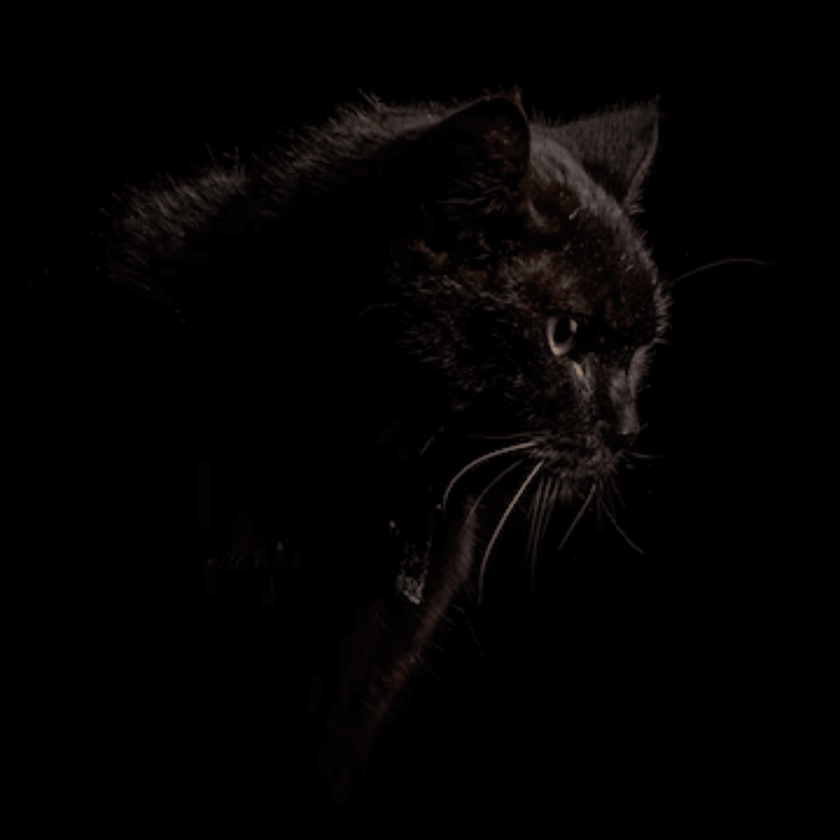
#> input picture adversarial_generators/decoy_images/3200_decoy_cat.png, 840 x 840 px, shrunk from 3200 x 3200 before the run
$ python bilinear_gen_payload.py --decoy decoy_images/3200_decoy_cat.png --target decoy_images/4368_boat_decoy.png
#> lines starting #> are read from the running program, lines starting #| are printed output that depends on the picture; after the words box and inside, x2 and y2 are one past the last pixel; in counts of white or black regions, pixels touching at a corner belong together
#> in main, decoy_bgr is the input picture: shape (840, 840, 3); mean B, G, R 2.3, 2.6, 4.4
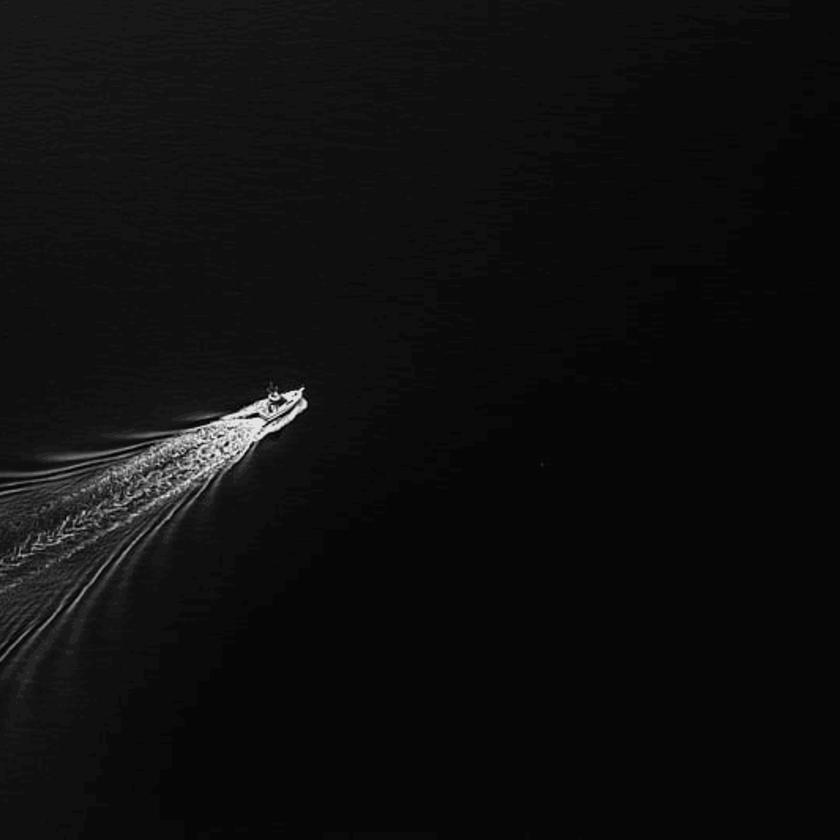
#> input picture adversarial_generators/decoy_images/4368_boat_decoy.png, 840 x 840 px, shrunk from 4368 x 4368 before the run
#> in main, target_bgr is the input picture: shape (840, 840, 3); min 0, max 237, mean 14.2
from __future__ import annotations

import argparse
import sys
from math import log10

import cv2
import numpy as np
import numpy.typing as npt

ImageF32 = npt.NDArray[np.float32]
VecF32 = npt.NDArray[np.float32]


def srgb2lin(x: ImageF32) -> ImageF32:
    x = x / 255.0
    y = np.where(x <= 0.04045, x / 12.92, ((x + 0.055) / 1.055) ** 2.4)
#> in srgb2lin (call 2), `y = np.where(x <= 0.04045, x / 12.92, ((x + 0.055) / 1.055) ** 2.4)`:
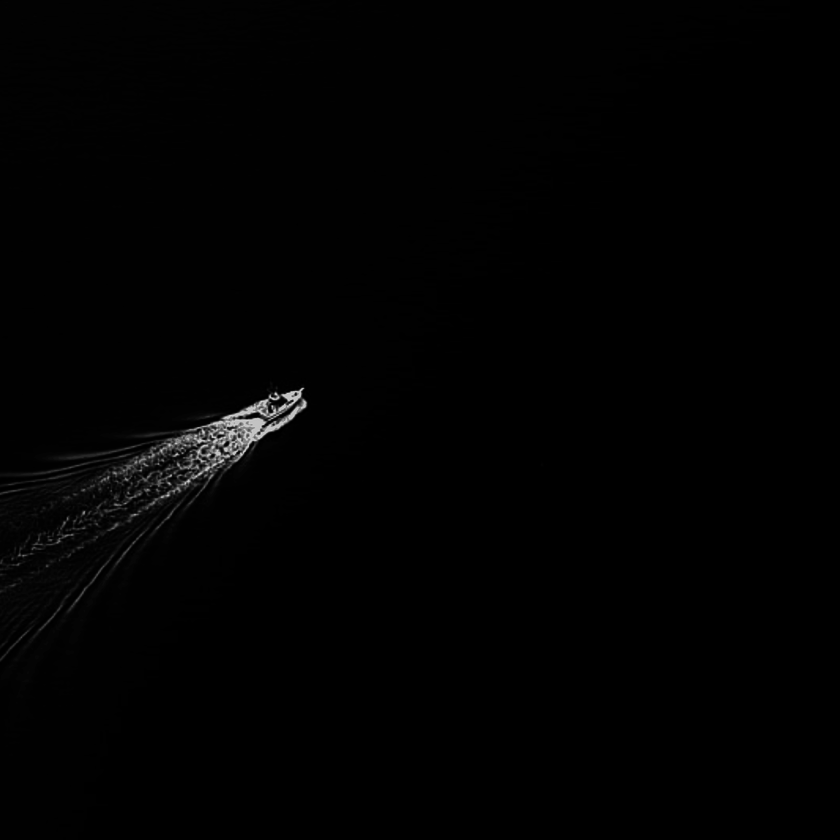
#> y: shape (840, 840, 3) float32; min 0, max 0.847, mean 0.00891
    return y.astype(np.float32)


def lin2srgb(y: ImageF32) -> ImageF32:
    y_safe = np.clip(y, 0.0, None)
    x = np.where(y_safe <= 0.0031308, 12.92 * y_safe, 1.055 * np.power(y_safe, 1 / 2.4) - 0.055)
    return (x * 255.0).clip(0, 255).astype(np.float32)


def bilinear_kernel(x: npt.NDArray[np.floating]) -> npt.NDArray[np.floating]:
    """Linear (triangle) kernel for bilinear interpolation"""
    ax = np.abs(x)
    return np.where(ax <= 1, 1 - ax, 0.0)


def weight_vector_bilinear(scale: int = 4) -> VecF32:
    """
    Compute bilinear weights for a 2x2 region when downsampling by `scale`.
    For scale=4, OpenCV's bilinear uses only the 2x2 pixels at the center.
    """
#> called with scale = 4
    # For bilinear with scale=4, we sample at position (1.5, 1.5) in the 4x4 block
    # This gives us a 2x2 kernel centered around that point
    weights = np.zeros((scale, scale), dtype=np.float32)

    # The sample point in the source image for pixel (i,j) in destination
    # is at (i*scale + (scale-1)/2, j*scale + (scale-1)/2)
    # For scale=4, this is (1.5, 1.5) relative to the top-left of the 4x4 block

    center = (scale - 1) / 2.0  # 1.5 for scale=4

    for y in range(scale):
        for x in range(scale):
            # Distance from sampling point to pixel center
            dy = abs(y - center)
            dx = abs(x - center)

            # Bilinear weight is product of 1D linear weights
            if dy < 1.0 and dx < 1.0:
                weights[y, x] = (1.0 - dy) * (1.0 - dx)

    # Normalize weights to sum to 1
    weights = weights / weights.sum()
    return weights.astype(np.float32).reshape(-1)


# ---------- luma helpers ----------


def luma_linear(img: ImageF32) -> npt.NDArray[np.float32]:
    """
    Rec.709 luma in linear-light: Y = 0.2126 R + 0.7152 G + 0.0722 B
    Returns (H, W) float32.
    """
    return (0.2126 * img[..., 0] + 0.7152 * img[..., 1] + 0.0722 * img[..., 2]).astype(np.float32)
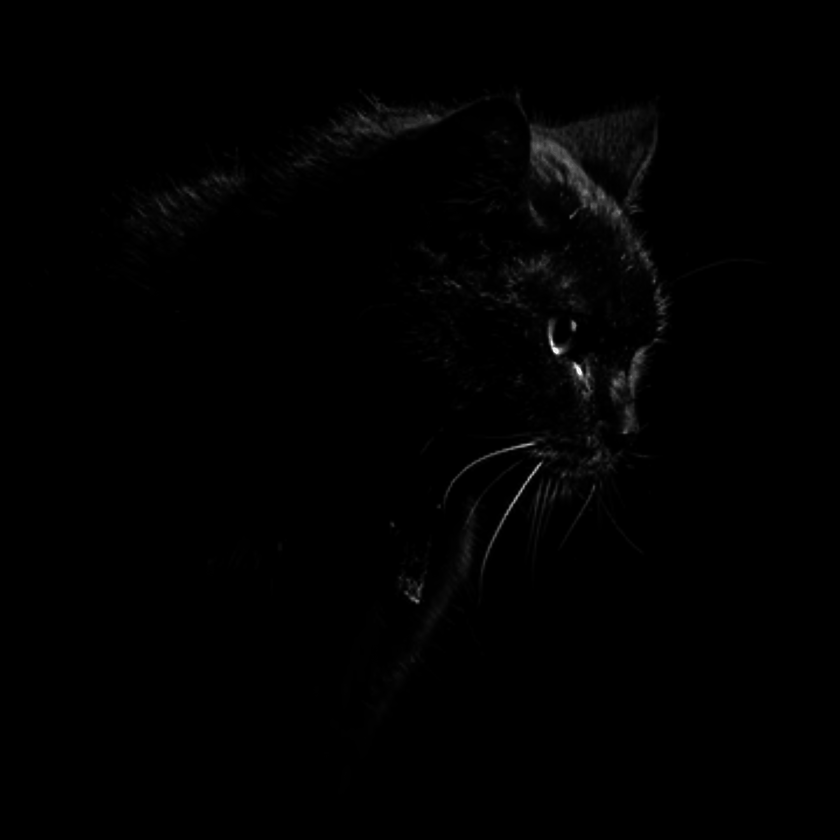
#> returned value: shape (840, 840) float32; min 0, max 0.243, mean 0.00147; drawn with min black and max white


def bottom_luma_mask(img: ImageF32, frac: float = 0.3) -> npt.NDArray[np.bool_]:
    """
    Boolean mask where luma is within the bottom `frac` of the image's observed luma range.
    Uses linear-light luma.
    """
    Y = luma_linear(img)
    y_min = float(Y.min())
#> y_min = 0
    y_max = float(Y.max())
#> y_max = 0.243
    thresh = y_min + frac * (y_max - y_min)
#> thresh = 0.0729
    return thresh >= Y
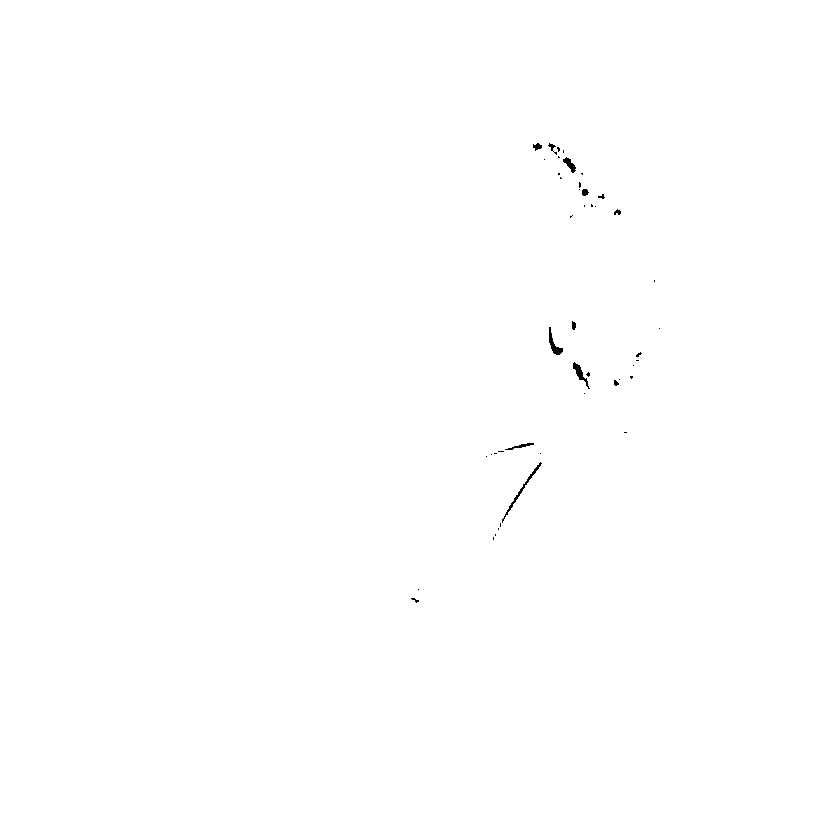
#> returned value: shape (840, 840) bool; 99.9% white; 46 black regions (35 under 20 px), largest, box (x1, y1, x2, y2) and area: (502, 462, 542, 523) 168, (549, 327, 563, 355) 138, (573, 362, 590, 389) 127


def embed_bilinear(
    decoy: ImageF32,
    target: ImageF32,
    lam: float = 0.25,
    eps: float = 0.0,
    gamma_target: float = 1.0,
    dark_frac: float = 0.3,
) -> ImageF32:
    """
    Adjust a high-res decoy so bilinear 4:1 downscale matches `target`,
    but only modify pixels whose luma lies in the bottom `dark_frac` of the
    image's observed luma range (computed on the original decoy, in linear-light).
    """
    s = 4
    w_full: VecF32 = weight_vector_bilinear(s)

    # Precompute where edits are allowed based on original decoy luma
    editable_mask = bottom_luma_mask(decoy, frac=dark_frac)

    adv = decoy.copy()
    tgt = (target**gamma_target).astype(np.float32)

    H_t, W_t, _ = tgt.shape
#> H_t = 840; W_t = 840
    for j in range(H_t):
        for i in range(W_t):
            y0, x0 = j * s, i * s
            blk = adv[y0 : y0 + s, x0 : x0 + s]
            blk_mask = editable_mask[y0 : y0 + s, x0 : x0 + s]

            # Flatten once for convenience
            mask_flat = blk_mask.reshape(-1)
            idx = np.flatnonzero(mask_flat)
            if idx.size == 0:
                continue  # nothing editable in this block

            # Process only red channel to get red background with black text
            for c in (0,):  # Only modify red channel (channel 0)
                y_cur = float((w_full * blk[..., c].reshape(-1)).sum())
                diff = float(tgt[j, i, c] - y_cur)

                # Restrict solver to the editable subset
                w_sub = w_full[idx]
                M = float(w_sub.size)

                # Recompute solver terms for the subset
                sum_w_sub = float(w_sub.sum())
                w_norm2_sub = float(w_sub @ w_sub)

                # Denominator for the least-squares-with-mean term (subset version)
                denom = (M * w_norm2_sub + lam**2) - (sum_w_sub**2)
                if abs(denom) < 1e-12:
                    continue  # ill-conditioned; skip this block

                delta_sub = diff * (M * w_sub - lam * sum_w_sub) / denom

                # Optional null-space dither within the subset (only if enough DOF)
                if eps > 0.0 and w_sub.size >= 3:
                    C_sub = np.vstack([w_sub, np.ones_like(w_sub, dtype=np.float32)])
                    _, _, Vh_sub = np.linalg.svd(C_sub, full_matrices=True)
                    B_sub = Vh_sub[2:].astype(np.float32)
                    if B_sub.size > 0:
                        delta_sub = delta_sub + eps * (
                            B_sub.T @ np.random.randn(B_sub.shape[0])
                        ).astype(np.float32)

                # Scatter the subset update back into the 4x4 block
                delta_vec = np.zeros_like(w_full, dtype=np.float32)
                delta_vec[idx] = delta_sub.astype(np.float32)
                blk[..., c] = blk[..., c] + delta_vec.reshape(s, s)

            adv[y0 : y0 + s, x0 : x0 + s] = blk
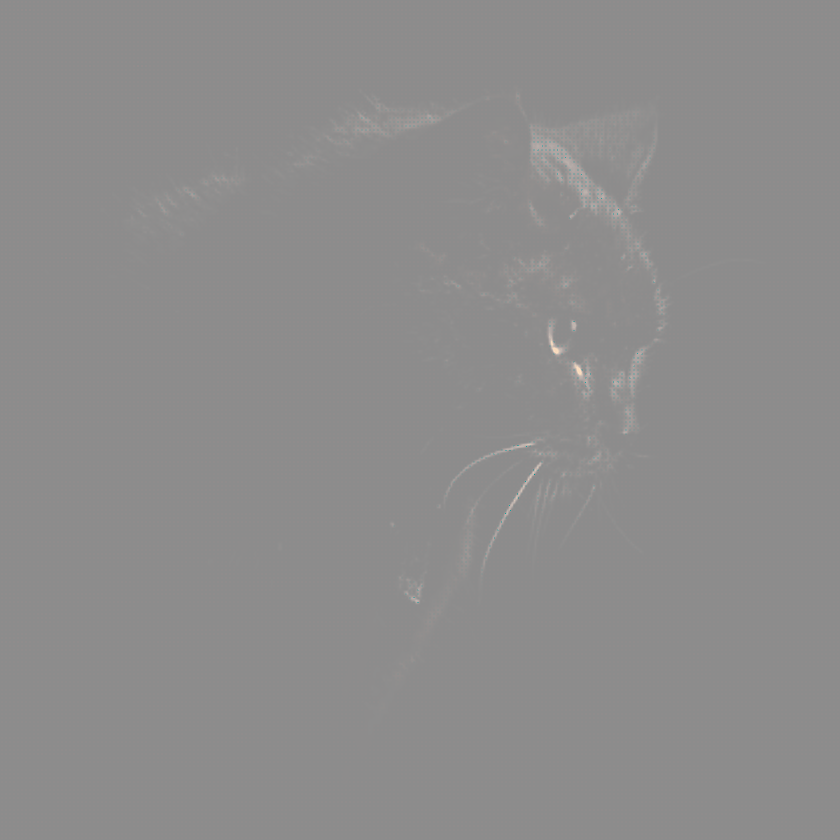
#> adv: shape (840, 840, 3) float32; mean R, G, B 0.00349, 0.00129, 0.00111; drawn with min black and max white

    return adv.astype(np.float32)


def mse_psnr(a: ImageF32, b: ImageF32) -> tuple[float, float]:
    mse = float(np.mean((a - b) ** 2))
    psnr = float("inf") if mse == 0 else 10.0 * log10(1.0 / mse)
    return mse, psnr


def main() -> None:
    ap = argparse.ArgumentParser(formatter_class=argparse.ArgumentDefaultsHelpFormatter)
    ap.add_argument("--decoy", required=True, help="decoy image (PNG/JPEG)")
    ap.add_argument("--target", required=True, help="target image (PNG/JPEG)")
    ap.add_argument("--lam", type=float, default=0.25, help="mean-preservation weight")
    ap.add_argument("--eps", type=float, default=0.0, help="null-space dither")
    ap.add_argument("--gamma", type=float, default=1.0, help="target gamma pre-emphasis")
    ap.add_argument(
        "--dark-frac",
        type=float,
        default=0.3,
        help="fraction of luma range considered embeddable (bottom part)",
    )
    ap.add_argument(
        "--anti-alias",
        action="store_true",
        help="use anti-aliased bilinear (INTER_LINEAR) instead of INTER_LINEAR_EXACT",
    )
    args = ap.parse_args()

    # Load images using OpenCV (loads as BGR)
    decoy_bgr = cv2.imread(args.decoy, cv2.IMREAD_COLOR)
    if decoy_bgr is None:
        print(f"Error: Failed to read decoy image: {args.decoy}", file=sys.stderr)
        sys.exit(1)
    decoy_bgr = decoy_bgr.astype(np.float32)

    target_bgr = cv2.imread(args.target, cv2.IMREAD_COLOR)
    if target_bgr is None:
        print(f"Error: Failed to read target image: {args.target}", file=sys.stderr)
        sys.exit(1)
    target_bgr = target_bgr.astype(np.float32)

    # Convert BGR to RGB (astype ensures type checker knows these are float32)
    decoy_srgb = cv2.cvtColor(decoy_bgr, cv2.COLOR_BGR2RGB).astype(np.float32)
    target_srgb = cv2.cvtColor(target_bgr, cv2.COLOR_BGR2RGB).astype(np.float32)

    # Convert to linear space
    decoy_lin = srgb2lin(decoy_srgb)
    target_lin = srgb2lin(target_srgb)

    adv_lin = embed_bilinear(
        decoy_lin,
        target_lin,
        lam=args.lam,
        eps=args.eps,
        gamma_target=args.gamma,
        dark_frac=args.dark_frac,
    )

    # Convert back to sRGB
    adv_srgb = lin2srgb(adv_lin).round().astype(np.uint8)

    # Convert RGB to BGR for OpenCV saving
    adv_bgr = cv2.cvtColor(adv_srgb, cv2.COLOR_RGB2BGR)

    # Save the image
    name_stub = f"adv_bilinear_{args.lam:g}_{args.eps:g}_{args.gamma:g}"
    cv2.imwrite(f"{name_stub}.png", adv_bgr)
    print(f"[OK] saved {name_stub}.png")

    # Choose interpolation method based on anti-alias flag
    interp_method = cv2.INTER_LINEAR if args.anti_alias else cv2.INTER_LINEAR_EXACT
    interp_name = "INTER_LINEAR" if args.anti_alias else "INTER_LINEAR_EXACT"

    # Downsample using OpenCV bilinear for verification
    downsampled_bgr = cv2.resize(
        adv_bgr, (target_srgb.shape[1], target_srgb.shape[0]), interpolation=interp_method
    )

    # Convert back to RGB and linear space for comparison
    downsampled_rgb = cv2.cvtColor(downsampled_bgr, cv2.COLOR_BGR2RGB).astype(np.float32)
    downsampled_lin = srgb2lin(downsampled_rgb)

    mse, psnr = mse_psnr(target_lin, downsampled_lin)
#> in mse_psnr, `mse = float(np.mean((a - b) ** 2))`: mse = 0.00215
#> in mse_psnr, `psnr = float("inf") if mse == 0 else 10.0 * log10(1.0 / mse)`: psnr = 26.68
#> mse = 0.00215; psnr = 26.68
    print(f"4x->1x OpenCV {interp_name}  |  MSE {mse:.6f}   PSNR {psnr:.2f} dB")
#| 4x->1x OpenCV INTER_LINEAR_EXACT  |  MSE 0.002149   PSNR 26.68 dB


if __name__ == "__main__":
    main()
